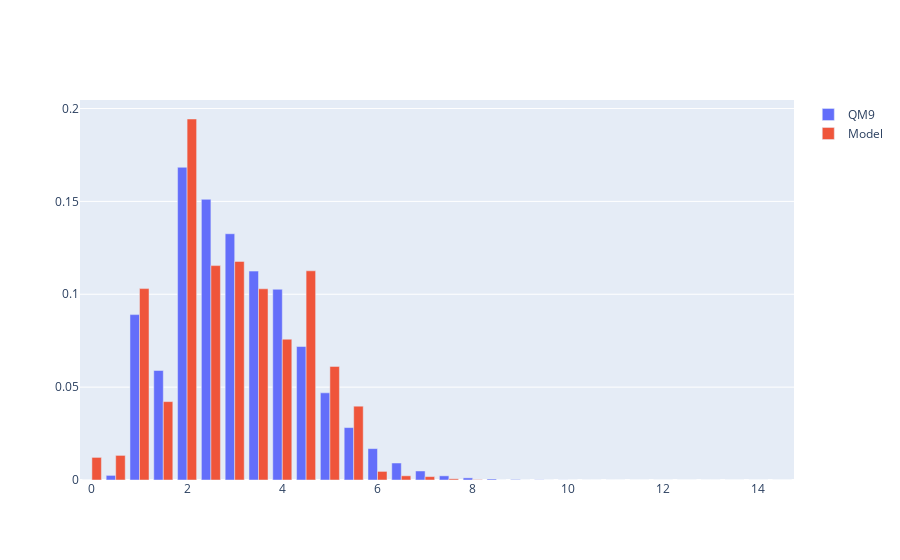

Notebook code for this chart:
### Code cell
fig = go.Figure(data=[
    go.Bar(
        x=distance_labels,
        y=normalize_histogram(distances_qm9),
        name='QM9'
    ),
    go.Bar(
        x=distance_labels,
        y=normalize_histogram(list(model_stats.loc[selected_model, distance_labels])),
        name='Model'
    )
])
# Change the bar mode
fig.update_layout(barmode='group')
fig.show()

### Figure 1 — Plotly figure (JSON) as saved in the notebook; plotly's stock layout.template omitted (floating-point values rounded to 4 significant figures)
{"data": [{"name": "QM9", "type": "bar", "x": [0, 0.5, 1, 1.5, 2, 2.5, 3, 3.5, 4, 4.5, 5, 5.5, 6, 6.5, 7, 7.5, 8, 8.5, 9, 9.5, 10, 10.5, 11, 11.5, 12, 12.5, 13, 13.5, 14, 14.5], "y": [0, 0.00248, 0.08904, 0.05898, 0.1684, 0.1511, 0.1326, 0.1125, 0.1027, 0.07186, 0.04693, 0.02823, 0.0169, 0.009154, 0.004861, 0.002245, 0.001149, 0.0005287, 0.0002737, 0.0001089, 4.508e-05, 1.65e-05, 5.706e-06, 1.094e-06, 4.755e-08, 0, 0, 0, 0, 0]}, {"name": "Model", "type": "bar", "x": [0, 0.5, 1, 1.5, 2, 2.5, 3, 3.5, 4, 4.5, 5, 5.5, 6, 6.5, 7, 7.5, 8, 8.5, 9, 9.5, 10, 10.5, 11, 11.5, 12, 12.5, 13, 13.5, 14, 14.5], "y": [0.01217, 0.01324, 0.103, 0.04221, 0.1944, 0.1154, 0.1177, 0.1029, 0.0758, 0.1126, 0.06116, 0.03973, 0.00463, 0.002261, 0.001831, 0.0006461, 0.0002154, 0, 0, 0, 0, 0, 0, 0, 0, 0, 0, 0, 0, 0]}], "layout": {"barmode": "group"}}
